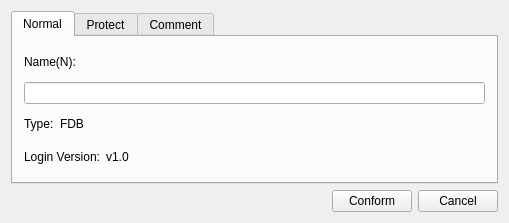
<?xml version="1.0" encoding="UTF-8"?>
<ui version="4.0">
 <class>CPrjectAtrrWgt</class>
 <widget class="QWidget" name="CPrjectAtrrWgt">
  <property name="geometry">
   <rect>
    <x>0</x>
    <y>0</y>
    <width>509</width>
    <height>211</height>
   </rect>
  </property>
  <property name="windowTitle">
   <string>CPrjectAtrrWgt</string>
  </property>
  <layout class="QHBoxLayout" name="horizontalLayout_2">
   <item>
    <layout class="QVBoxLayout" name="verticalLayout">
     <item>
      <widget class="QTabWidget" name="tabWidget">
       <property name="currentIndex">
        <number>0</number>
       </property>
       <widget class="QWidget" name="tab">
        <attribute name="title">
         <string>Normal</string>
        </attribute>
        <layout class="QHBoxLayout" name="horizontalLayout_6">
         <item>
          <layout class="QVBoxLayout" name="verticalLayout_2">
           <item>
            <layout class="QHBoxLayout" name="horizontalLayout_3">
             <item>
              <widget class="QLabel" name="label">
               <property name="text">
                <string>Name(N):</string>
               </property>
              </widget>
             </item>
             <item>
              <spacer name="horizontalSpacer_4">
               <property name="orientation">
                <enum>Qt::Horizontal</enum>
               </property>
               <property name="sizeHint" stdset="0">
                <size>
                 <width>40</width>
                 <height>20</height>
                </size>
               </property>
              </spacer>
             </item>
            </layout>
           </item>
           <item>
            <widget class="QLineEdit" name="lineEdit"/>
           </item>
           <item>
            <layout class="QHBoxLayout" name="horizontalLayout_4">
             <item>
              <widget class="QLabel" name="label_2">
               <property name="text">
                <string>Type:</string>
               </property>
              </widget>
             </item>
             <item>
              <widget class="QLabel" name="label_3">
               <property name="text">
                <string>FDB</string>
               </property>
              </widget>
             </item>
             <item>
              <spacer name="horizontalSpacer_2">
               <property name="orientation">
                <enum>Qt::Horizontal</enum>
               </property>
               <property name="sizeHint" stdset="0">
                <size>
                 <width>40</width>
                 <height>20</height>
                </size>
               </property>
              </spacer>
             </item>
            </layout>
           </item>
           <item>
            <layout class="QHBoxLayout" name="horizontalLayout_5">
             <item>
              <widget class="QLabel" name="label_4">
               <property name="text">
                <string>Login Version:</string>
               </property>
              </widget>
             </item>
             <item>
              <widget class="QLabel" name="label_5">
               <property name="text">
                <string>v1.0</string>
               </property>
              </widget>
             </item>
             <item>
              <spacer name="horizontalSpacer_3">
               <property name="orientation">
                <enum>Qt::Horizontal</enum>
               </property>
               <property name="sizeHint" stdset="0">
                <size>
                 <width>40</width>
                 <height>20</height>
                </size>
               </property>
              </spacer>
             </item>
            </layout>
           </item>
          </layout>
         </item>
        </layout>
       </widget>
       <widget class="QWidget" name="tab_2">
        <attribute name="title">
         <string>Protect</string>
        </attribute>
        <layout class="QHBoxLayout" name="horizontalLayout_9">
         <item>
          <widget class="QGroupBox" name="groupBox">
           <property name="title">
            <string>Seg(s)</string>
           </property>
           <layout class="QHBoxLayout" name="horizontalLayout_8">
            <item>
             <layout class="QVBoxLayout" name="verticalLayout_3">
              <item>
               <layout class="QHBoxLayout" name="horizontalLayout_7">
                <item>
                 <widget class="QCheckBox" name="checkBox">
                  <property name="text">
                   <string>Protect Active(A)</string>
                  </property>
                 </widget>
                </item>
                <item>
                 <spacer name="horizontalSpacer_5">
                  <property name="orientation">
                   <enum>Qt::Horizontal</enum>
                  </property>
                  <property name="sizeHint" stdset="0">
                   <size>
                    <width>40</width>
                    <height>20</height>
                   </size>
                  </property>
                 </spacer>
                </item>
               </layout>
              </item>
              <item>
               <widget class="QPushButton" name="pushButton_3">
                <property name="text">
                 <string>Change Password(C)...</string>
                </property>
               </widget>
              </item>
              <item>
               <widget class="QPushButton" name="pushButton_4">
                <property name="text">
                 <string>Clear Password(R)...</string>
                </property>
               </widget>
              </item>
             </layout>
            </item>
           </layout>
          </widget>
         </item>
        </layout>
       </widget>
       <widget class="QWidget" name="tab_3">
        <attribute name="title">
         <string>Comment</string>
        </attribute>
        <layout class="QHBoxLayout" name="horizontalLayout_10">
         <item>
          <widget class="QTextEdit" name="textEdit"/>
         </item>
        </layout>
       </widget>
      </widget>
     </item>
     <item>
      <layout class="QHBoxLayout" name="horizontalLayout">
       <item>
        <spacer name="horizontalSpacer">
         <property name="orientation">
          <enum>Qt::Horizontal</enum>
         </property>
         <property name="sizeHint" stdset="0">
          <size>
           <width>40</width>
           <height>20</height>
          </size>
         </property>
        </spacer>
       </item>
       <item>
        <widget class="QPushButton" name="pushButton">
         <property name="text">
          <string>Conform</string>
         </property>
        </widget>
       </item>
       <item>
        <widget class="QPushButton" name="pushButton_2">
         <property name="text">
          <string>Cancel</string>
         </property>
        </widget>
       </item>
      </layout>
     </item>
    </layout>
   </item>
  </layout>
 </widget>
 <layoutdefault spacing="6" margin="11"/>
 <resources/>
 <connections/>
</ui>
